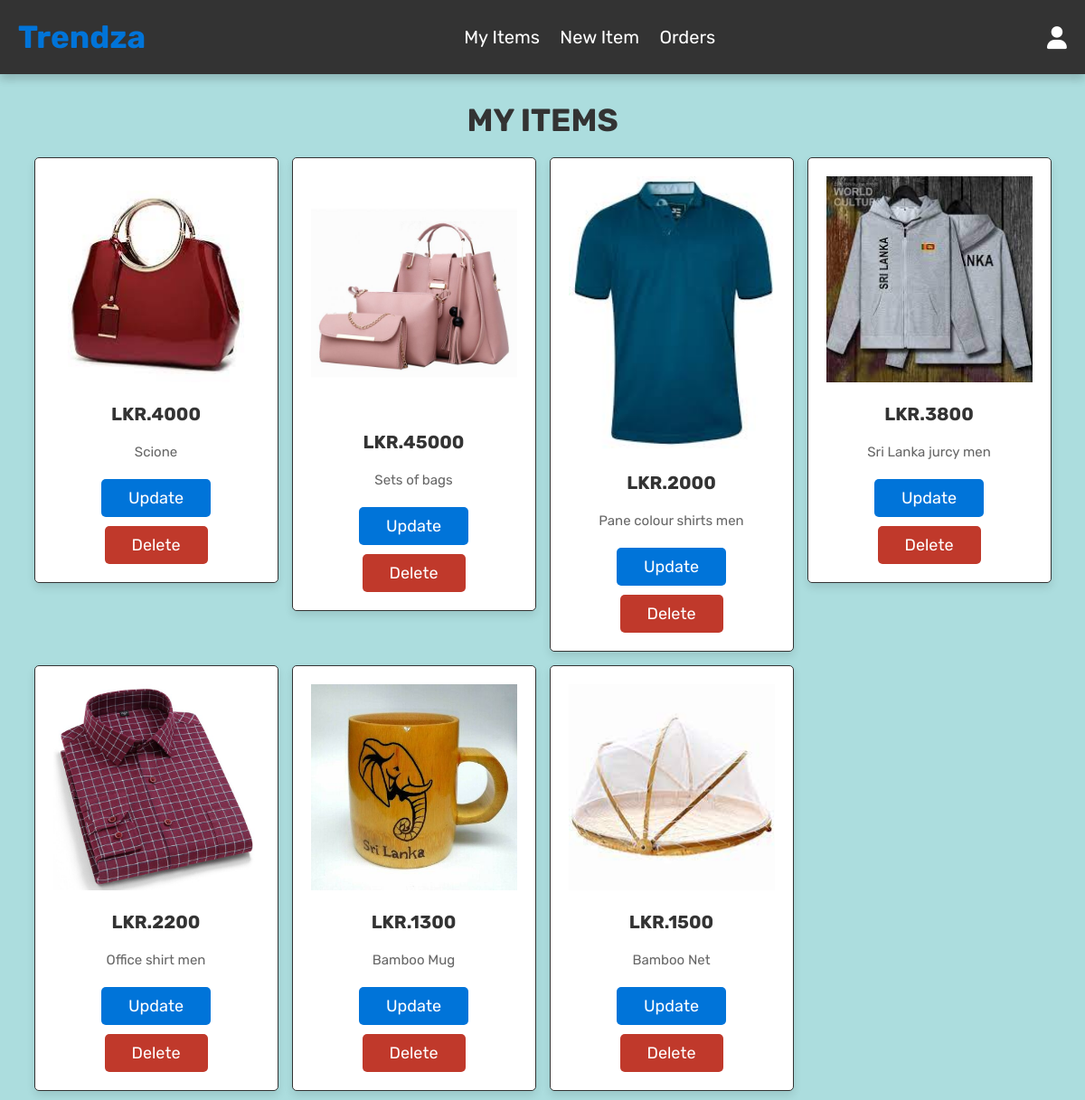
/sellerhome.php (signed in), run on the app's committed database.
### tables this page shows
CREATE TABLE `items` (
  `id` int(11) NOT NULL,
  `name` varchar(100) NOT NULL,
  `price` varchar(100) NOT NULL,
  `image` varchar(100) NOT NULL,
  `catid` int(11) NOT NULL,
  `description` varchar(1000) NOT NULL,
  `userid` int(11) NOT NULL,
  `deleted` int(11) NOT NULL DEFAULT 0
);

### sellerhome.php (the view, shortened to what this page needs)
<?php
include_once('controllers/dbcon.php');
?>
<!DOCTYPE html>
<html lang="en">
<head>
    <link rel="stylesheet" href="https://cdnjs.cloudflare.com/ajax/libs/font-awesome/6.0.0/css/all.min.css">
    <link rel="stylesheet" href="css/style.css">
</head>
<body>
    <?php include 'sellerheader.php'; ?>
    <section class="home-category">
        <h1 class="title">My Items</h1>
        <div class="box-container">
        <?php
            $userid = $_SESSION['userid'];
            $itemsql = "SELECT * from items where userid=$userid and deleted=0";
            $itemresult = $conn->query($itemsql);
            if ($itemresult->num_rows > 0) {
                while($row = $itemresult->fetch_assoc())
                {
                    echo '
                    <div class="box">
                        <img src="uploads/'.$row["image"].'" alt="">
                        <h3>LKR.'.$row["price"].' </h3>
                        <p>'.$row["name"].'</p>
                        <a href="sellerupdateitem.php?itemid='.$row["id"].'&price='.$row["price"].'&name='.$row["name"].'&desc='.$row["description"].'&img='.$row["image"].'" class="btn">Update</a>
                        <a href="controllers/sellerdeleteitem.php?itemid='.$row["id"].'" class="btn delete-btn">Delete</a>
                    </div>
                    ';
                }
            } else {
                echo "<font color='red'> Ooops ! No Records ! </font>";
            }
            ?>
        </div>
    </section>
</body>
</html>

### css/style.css (style rules this page uses)
:root { --blue:#0000ae; --red:#c0392b; --light-blue:#0074D9; --sandy-tan:#ACDDDE; --orange:#f39c12; --black:#333; --white:#fff; --light-color:#666; --light-white:#ccc; --light-bg:#f5f5f5; --border:.1rem solid var(--black); --box-shadow:0 .5rem 1rem rgba(0,0,0,.1); }
* { font-family: 'Rubik', sans-serif; margin:0; padding:0; box-sizing: border-box; outline: none; border:none; text-decoration: none; transition:all .2s linear; }
body { background-color: var(--sandy-tan); }
html { font-size: 62.5%; overflow-x: hidden; scroll-behavior: smooth; scroll-padding-top: 6.5rem; }
.btn, .option-btn, .delete-btn, .white-btn { display: inline-block; margin-top: 1rem; padding:1rem 3rem; cursor: pointer; color:var(--white); font-size: 1.8rem; border-radius: .5rem; text-transform: capitalize; }
.white-btn, .btn { background-color: var(--light-blue); }
.delete-btn { background-color: var(--red); }
section { padding: 3rem 2rem; max-width: 1200px; margin: 0 auto; }
.home-category .box-container { display: grid; grid-template-columns: repeat(auto-fit, 27rem); gap:1.5rem; justify-content: center; align-items: flex-start; margin-bottom: 1rem; }
.title { text-align: center; margin-bottom: 2rem; text-transform: uppercase; color:var(--black); font-size: 3.5rem; }
.home-category .box-container .box { padding:2rem; text-align: center; border:var(--border); background-color: var(--light-white); box-shadow: var(--box-shadow); border-radius: .5rem; }
.home-category .box-container .box img { width: 100%; margin-bottom: 2rem; }
.home-category .box-container .box h3 { text-transform: uppercase; color:var(--black); padding:1rem 0; font-size: 2rem; }
.home-category .box-container .box p { line-height: 2; font-size: 1.5rem; color:var(--light-color); padding:.5rem 0; }
.home-category { padding-bottom:0; }
.home-category .box-container { display: grid; grid-template-columns: repeat(auto-fit, 27rem); gap:1.5rem; justify-content: center; align-items: flex-start; }
.home-category .box-container .box { padding:2rem; text-align: center; border:var(--border); background-color: var(--white); box-shadow: var(--box-shadow); border-radius: .5rem; }
.home-category .box-container .box img { width: 100%; margin-bottom: 1rem; }
.home-category { padding-bottom: 0; }

### data on the page
items: image (picture), price "4000", name "Scione"
items: image (picture), price "45000", name "Sets of bags"
items: image (picture), price "2000", name "Pane colour shirts men"
items: image (picture), price "3800", name "Sri Lanka jurcy men"
items: image (picture), price "2200", name "Office shirt men"
items: image (picture), price "1300", name "Bamboo Mug"
items: image (picture), price "1500", name "Bamboo Net"
